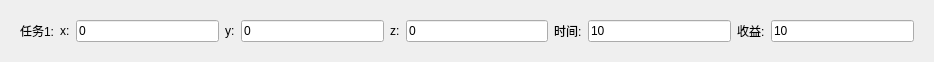
<?xml version="1.0" encoding="UTF-8"?>
<ui version="4.0">
 <class>task_list</class>
 <widget class="QWidget" name="task_list">
  <property name="geometry">
   <rect>
    <x>0</x>
    <y>0</y>
    <width>934</width>
    <height>61</height>
   </rect>
  </property>
  <property name="windowTitle">
   <string>Form</string>
  </property>
  <layout class="QVBoxLayout" name="verticalLayout">
   <item>
    <widget class="QWidget" name="widget" native="true">
     <layout class="QHBoxLayout" name="horizontalLayout">
      <item>
       <widget class="QLabel" name="task_id">
        <property name="text">
         <string>任务1:</string>
        </property>
       </widget>
      </item>
      <item>
       <widget class="QLabel" name="label_2">
        <property name="text">
         <string>x:</string>
        </property>
       </widget>
      </item>
      <item>
       <widget class="QLineEdit" name="x">
        <property name="text">
         <string>0</string>
        </property>
       </widget>
      </item>
      <item>
       <widget class="QLabel" name="label_3">
        <property name="text">
         <string>y:</string>
        </property>
       </widget>
      </item>
      <item>
       <widget class="QLineEdit" name="y">
        <property name="text">
         <string>0</string>
        </property>
       </widget>
      </item>
      <item>
       <widget class="QLabel" name="label_4">
        <property name="text">
         <string>z:</string>
        </property>
       </widget>
      </item>
      <item>
       <widget class="QLineEdit" name="z">
        <property name="text">
         <string>0</string>
        </property>
       </widget>
      </item>
      <item>
       <widget class="QLabel" name="label_5">
        <property name="text">
         <string>时间:</string>
        </property>
       </widget>
      </item>
      <item>
       <widget class="QLineEdit" name="time">
        <property name="text">
         <string>10</string>
        </property>
       </widget>
      </item>
      <item>
       <widget class="QLabel" name="label_6">
        <property name="text">
         <string>收益:</string>
        </property>
       </widget>
      </item>
      <item>
       <widget class="QLineEdit" name="profit">
        <property name="text">
         <string>10</string>
        </property>
       </widget>
      </item>
     </layout>
    </widget>
   </item>
  </layout>
 </widget>
 <resources/>
 <connections/>
</ui>
